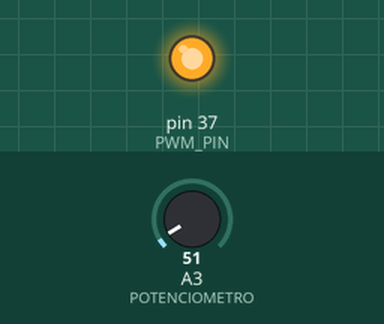
Recording of a sketch running on a simulated Arduino Mega 2560, built with avr-gcc and run on an emulated ATmega2560. On the bench: output pins drawn as LEDs (lit = HIGH). The inputs (shaded band) are chosen by the test bench; at power-on: A3 (POTENCIOMETRO) = 51. What the sketch prints to the serial monitor is not drawn.

Above: at 0.1 s.
Timing chart, 0 to 1.6 s (numbered marks = the images above):
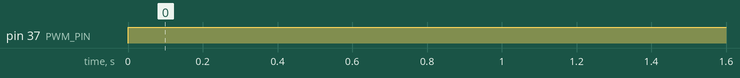

The sketch:

Energia_PID.ino
```cpp
//Controlador PID discreto
//Implementado sin punto flotante

const byte PWM_PIN = 37; //Ventilador
const byte POTENCIOMETRO = A3; //LM35

signed int Kp, Ki, Kd, minInt, maxInt;
signed int setPoint;
signed int derivator, integrator;
signed int error;

void pidInit(int p, int i, int d, int minI, int maxI){
   Kp = p; Ki = i; Kd = d; //Coeficientes del controlador PID
   minInt = minI; maxInt = maxI; //Limites del integrador

   derivator = 0; integrator = 0; //Condiciones iniciales
   error = 0; //Condiciones iniciales
}

void pidSetPoint(signed int set){
  setPoint = set; //Establecer valor deseado
  derivator = 0; //Inicializar condiciones iniciales
  integrator = 0; //Eliminar todo error acumulado al reiniciar
}

signed int pidUpdate(signed int currentValue){
  signed int pValue, iValue, dValue, PID;
  error = setPoint - currentValue;

  //Parte proporcional del controlador
  pValue = Kp*error;

  //Integral discreta
  integrator = integrator + error;
  if (integrator > maxInt){
    integrator = maxInt;
  }else if(integrator < minInt){
    integrator = minInt;
  }
  //Parte integral del controlador
  iValue = integrator*Ki;


  //Derivada discreta
  dValue = Kd*(error - derivator);
  derivator = error; //Diferencia del valor anterior con el valor actual

  PID = pValue + iValue + dValue;


  /*Normalmente esta condicion NO SE COLOCA
  Fue para compensar la limitacion que impone el
  uso de un ventilador (el ventilador no puede "calentar"
  el ambiente cuando gira al reves)*/
  if(PID > 255){
    PID = 255;
  }else if(PID < 0){
    PID = 0;
  }

  return PID;
}


void setup()
{

  pinMode(PWM_PIN, OUTPUT);

  Serial.begin(115200);
  pinMode(POTENCIOMETRO, INPUT);

  //Extremadamente importante calibrar adecuadamente los coeficiente
  pidInit(30, 8, 0, -100, 100); //Coeficientes y limites de integrador
  pidSetPoint(100); //Temperatura deseada
}

void loop()
{
  uint16_t temp;
  int16_t pwmOut;
  temp = analogRead(POTENCIOMETRO) / 16;

  pwmOut = pidUpdate(temp); //Actualizar el sistema de control
                            //y obtener nuevo valor

  analogWrite(PWM_PIN, pwmOut);

  Serial.print("CurrentValue: ");
  Serial.println(temp);
  Serial.print("PWMValue: ");
  Serial.println(pwmOut);
  Serial.println("");

  delay(100);

}
```

Measured:
- by itself, pin 37 (PWM_PIN): LOW → HIGH at 0.00 s
